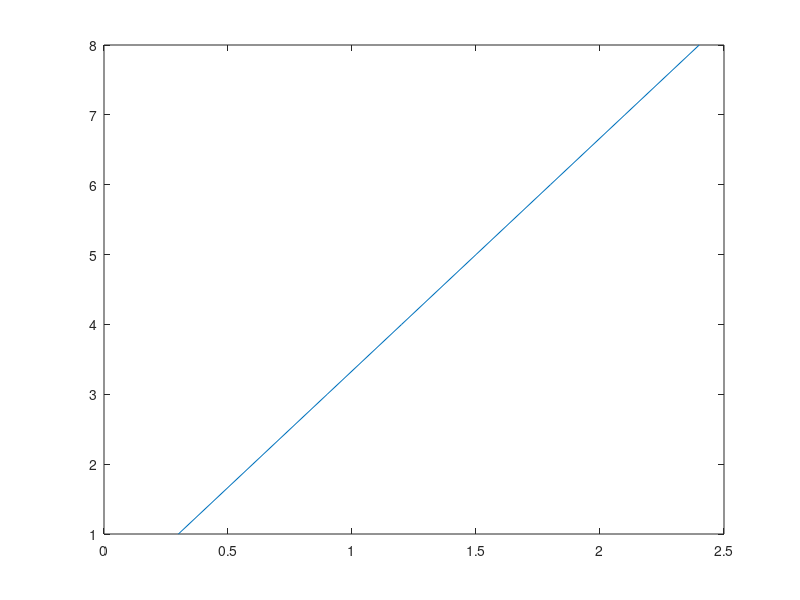

MATLAB code for this plot: (Note: this script raises an error after producing the figure.)
clear all
y=1:8
x=(1:8)*.3
plot(x,y)
H=gca
maxx=str2num(get(H,'xticklabel'));
scalex=(maxx(length(maxx))-maxx(length(maxx)-1))
maxx=max(maxx)
maxy=str2num(get(H,'yticklabel'));
scaley=(maxy(length(maxy))-maxy(length(maxy)-1))
maxy=max(maxy)